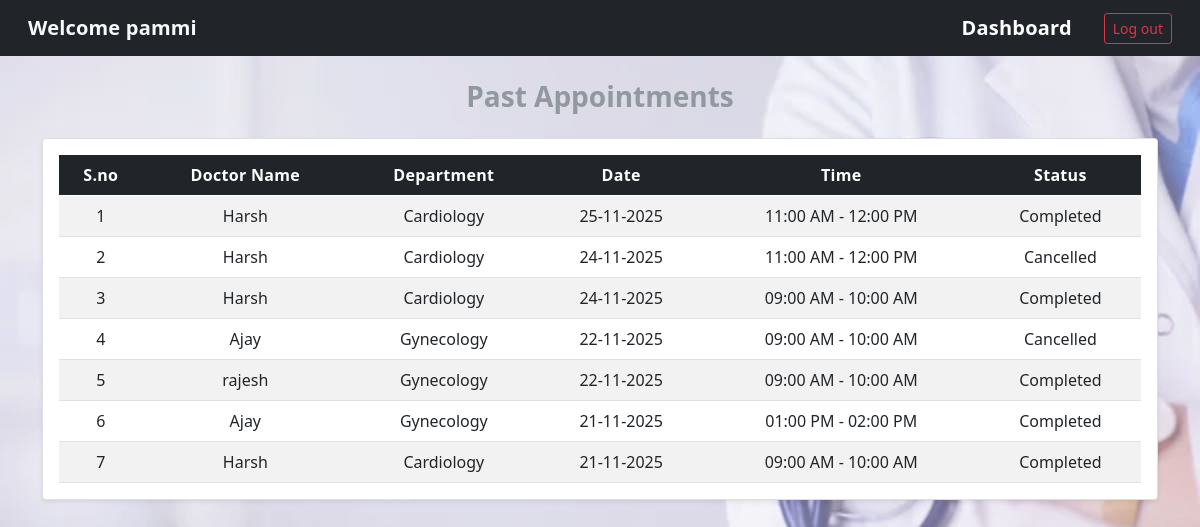
Page /patient/1/appointments/past on the committed database.
### models.py (models this page shows)
class Patient(db.Model):
    __tablename__ = "patient"
    id = db.Column(db.Integer, primary_key=True)
    email = db.Column(db.String(120), unique=True, nullable=False)
    username = db.Column(db.String(80), unique=True, nullable=False)
    name = db.Column(db.String(80), nullable=False)
    password = db.Column(db.String(255), nullable=False)
    age = db.Column(db.Integer, nullable=False)
    gender = db.Column(db.String(10), nullable=False)
    is_blacklisted = db.Column(db.Boolean, default=False, nullable=False)
    appointments = db.relationship("Appointment", backref="patient", lazy=True)

class Appointment(db.Model):
    __tablename__ = "appointment"
    id         = db.Column(db.Integer, primary_key=True)
    patient_id = db.Column(db.Integer, db.ForeignKey("patient.id"), nullable=False, index=True)
    doctor_id  = db.Column(db.Integer, db.ForeignKey("doctor.id"),  nullable=False, index=True)
    date       = db.Column(db.Date,  nullable=False, index=True)
    start_time = db.Column(db.Time,  nullable=False)
    end_time   = db.Column(db.Time,  nullable=False)
    status     = db.Column(db.String(20), default="Booked")  # Booked / Completed / Cancelled / Not Visited
    notes      = db.Column(db.Text)
    diagnosis    = db.Column(db.Text)
    prescription = db.Column(db.Text)
    medicine     = db.Column(db.Text)

class Doctor(db.Model):
    __tablename__ = "doctor"
    id = db.Column(db.Integer, primary_key=True)
    email = db.Column(db.String(120), unique=True, nullable=False)
    username = db.Column(db.String(80), unique=True, nullable=False)
    name = db.Column(db.String(80), nullable=False)
    password = db.Column(db.String(255), nullable=False)
    description = db.Column(db.Text, nullable=False)
    experience = db.Column(db.Integer, nullable=False)
    is_blacklisted = db.Column(db.Boolean, default=False, nullable=False)
    department_id = db.Column(db.Integer, db.ForeignKey("department.id"), nullable=False)
    availabilities = db.relationship("Availability", backref="doctor", lazy=True)
    appointments = db.relationship("Appointment", backref="doctor", lazy=True)

class Department(db.Model):
    __tablename__ = "department"
    id = db.Column(db.Integer, primary_key=True)
    name = db.Column(db.String(80), unique=True, nullable=False)
    overview = db.Column(db.Text, nullable=False)
    doctors = db.relationship("Doctor", backref="department", lazy=True)

### app.py (the view)
@app.route("/patient/<int:patient_id>/appointments/past")
def patient_past_appointments(patient_id):
    patient = Patient.query.get_or_404(patient_id)
    today = date.today()
    appointments = (
        Appointment.query
        .filter(
            Appointment.patient_id == patient_id,
            Appointment.date < today
        )
        .order_by(Appointment.date.desc(), Appointment.start_time.desc())
        .all()
    )
    return render_template(
        "patient_past_appointments.html",
        patient=patient,
        appointments=appointments
    )

### templates/patient_past_appointments.html (shortened to what this page needs)
<!DOCTYPE html>
<html lang="en">
<head>
  <link rel="stylesheet" href="/static/css/style.css" />
  <link href="https://cdn.jsdelivr.net/npm/bootstrap@5.0.2/dist/css/bootstrap.min.css" rel="stylesheet" />
</head>
<body class="bg-light">
<nav class="navbar navbar-dark bg-dark px-3">
  <div class="container-fluid d-flex justify-content-between align-items-center">
    <span class="navbar-brand fw-bold text-light">
      Welcome {{ patient.name }}
    </span>
    <div class="d-flex align-items-center">
      <a href="/patient/{{ patient.id }}/dashboard" class="navbar-brand">Dashboard</a>
      <form action="/logout" method="post" class="ms-3 mb-0">
        <button type="submit" class="btn btn-outline-danger btn-sm">Log out</button>
      </form>
    </div>
  </div>
</nav>
<div class="text-center my-4">
  <h3 class="fw-bold text-secondary">Past Appointments</h3>
</div>
<div class="container mb-5">
  <div class="card shadow-sm">
    <div class="card-body">
      <div class="table-responsive table-scroll">
        <table class="table table-striped table-hover align-middle mb-0 text-center">
          <thead class="table-dark">
            <tr>
              <th>S.no</th>
              <th>Doctor Name</th>
              <th>Department</th>
              <th>Date</th>
              <th>Time</th>
              <th>Status</th>
            </tr>
          </thead>
          <tbody>
            {% if appointments %}
              {% for appt in appointments %}
              <tr>
                <td>{{ loop.index }}</td>
                <td>{{ appt.doctor.name }}</td>
                <td>{{ appt.doctor.department.name }}</td>
                <td>{{ appt.date.strftime("%d-%m-%Y") }}</td>
                <td>
                  {{ appt.start_time.strftime("%I:%M %p") }} -
                  {{ appt.end_time.strftime("%I:%M %p") }}
                </td>
                <td>
                  {% if appt.status == 'Completed' %}
                    Completed
                  {% elif appt.status == 'CancelledByDoctor' %}
                    Cancelled
                  {% elif appt.status == 'Booked' %}
                    Not Visited
                  {% else %}
                    {{ appt.status }}
                  {% endif %}
                </td>
              </tr>
              {% endfor %}
            {% else %}
              <tr>
                <td colspan="6" class="text-muted">No past appointments.</td>
              </tr>
            {% endif %}
          </tbody>
        </table>
      </div>
    </div>
  </div>
</div>
</body>
</html>

### static/css/style.css (style rules this page uses)
body { background: url('/static/images/hosp.jpg') no-repeat center center fixed; background-size: cover; font-family: Arial, Helvetica, sans-serif; min-height: 100vh; color: #212529; }
body::before { content: ""; position: fixed; inset: 0; background: rgba(255, 255, 255, 0.25); pointer-events: none; }
.card { border-radius: 12px; box-shadow: 0 6px 18px rgba(0,0,0,0.08); }
.form-control, .form-select, .btn { border-radius: 10px; }
.navbar .navbar-brand { font-weight: 600; letter-spacing: 0.2px; }
.table thead.table-dark th { letter-spacing: 0.3px; }

### rows in the picture
Patient: name "pammi"
Appointment: doctor.name "Harsh", doctor.department.name "Cardiology", date "25-11-2025", start_time "11:00 AM", end_time "12:00 PM", status "Completed"
Appointment: doctor.name "Harsh", doctor.department.name "Cardiology", date "24-11-2025", start_time "11:00 AM", end_time "12:00 PM", status "Cancelled"
Appointment: doctor.name "Harsh", doctor.department.name "Cardiology", date "24-11-2025", start_time "09:00 AM", end_time "10:00 AM", status "Completed"
Appointment: doctor.name "Ajay", doctor.department.name "Gynecology", date "22-11-2025", start_time "09:00 AM", end_time "10:00 AM", status "Cancelled"
Appointment: doctor.name "rajesh", doctor.department.name "Gynecology", date "22-11-2025", start_time "09:00 AM", end_time "10:00 AM", status "Completed"
Appointment: doctor.name "Ajay", doctor.department.name "Gynecology", date "21-11-2025", start_time "01:00 PM", end_time "02:00 PM", status "Completed"
Appointment: doctor.name "Harsh", doctor.department.name "Cardiology", date "21-11-2025", start_time "09:00 AM", end_time "10:00 AM", status "Completed"
